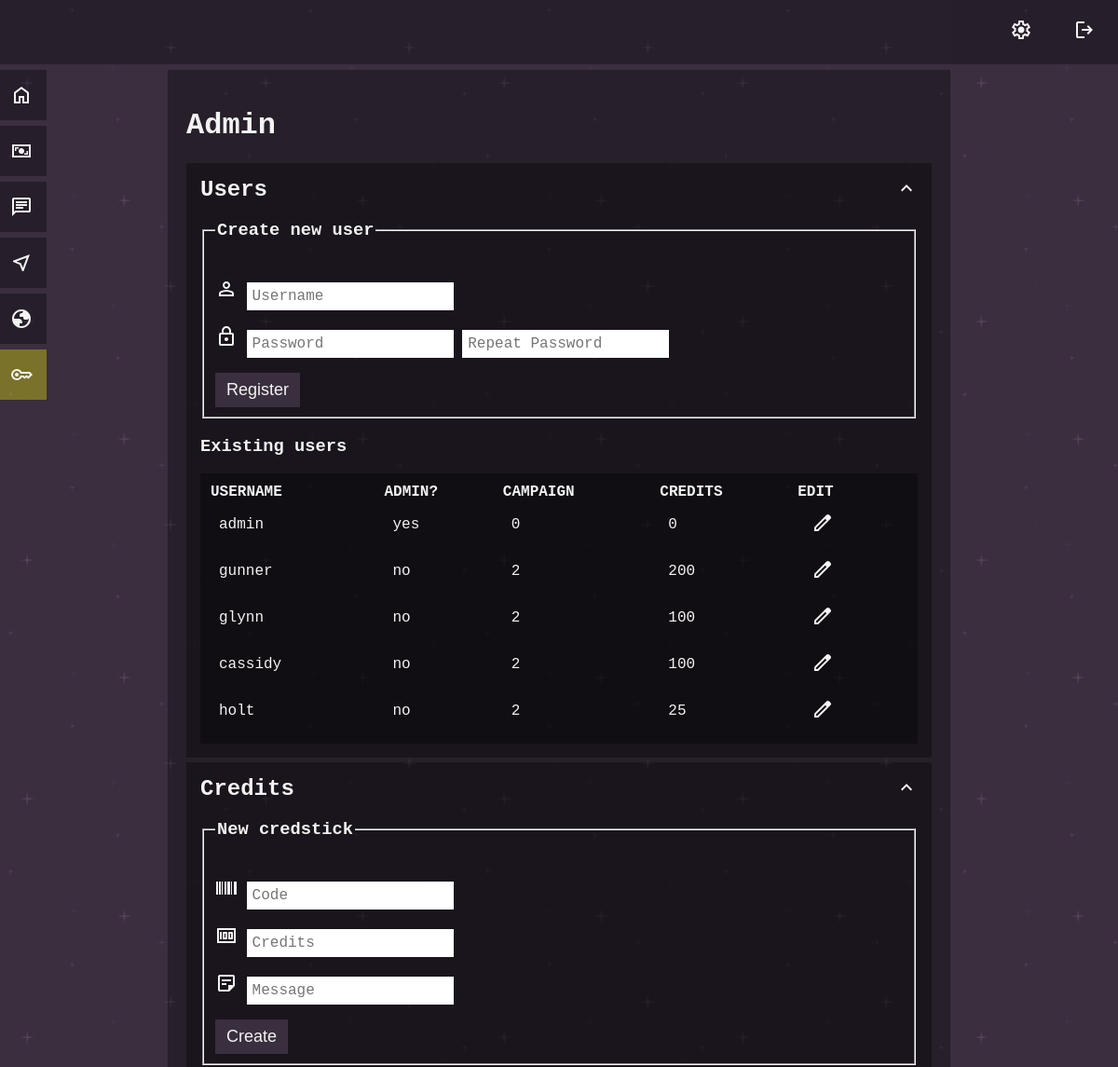
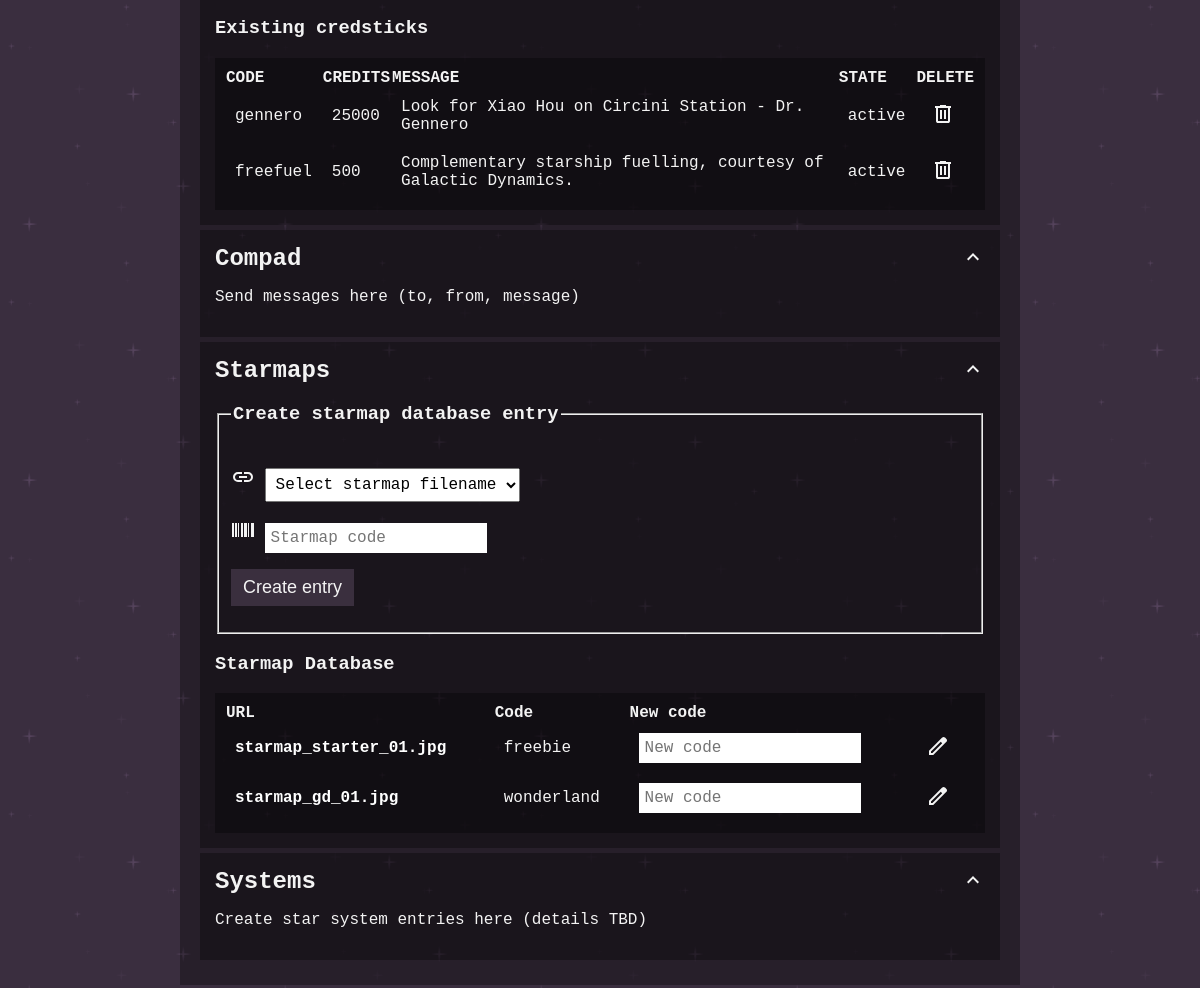
The page /admin (signed in) on the database its author committed (2 pictures, top to bottom).
### tables this page shows
CREATE TABLE users (
id INTEGER PRIMARY KEY AUTOINCREMENT NOT NULL,
username TEXT NOT NULL UNIQUE,
hash TEXT NOT NULL,
admin INTEGER DEFAULT 0,
credits INTEGER DEFAULT 0, campaign INTEGER);

CREATE TABLE credsticks (
id INTEGER PRIMARY KEY AUTOINCREMENT NOT NULL,
code TEXT NOT NULL UNIQUE,
credits INTEGER,
state INTEGER DEFAULT 0,
message TEXT
);

CREATE TABLE starmaps (
id INTEGER PRIMARY KEY AUTOINCREMENT NOT NULL,
url TEXT UNIQUE,
code TEXT UNIQUE
);

### app.py (the view)
@app.route("/admin")
@login_required
def admin():
    if session.get("admin") != 1:
        return render_template("error.html", error_message="administrator access only")
    user_list = db.execute("SELECT * FROM users ORDER BY id")
    credsticks_list = db.execute("SELECT * FROM credsticks ORDER BY id")
    starmap_directory = os.listdir(os.path.join(app.static_folder, 'starmaps'))
    starmap_urls = [file for file in starmap_directory if file.endswith('.jpg')]
    starmap_db = db.execute("SELECT * FROM starmaps;")
    starmap_db_urls = []
    for db_entry in starmap_db:
        starmap_db_urls.append(db_entry["url"])
    unassigned_starmaps = []
    for instance in starmap_urls:
        if instance not in starmap_db_urls:
            unassigned_starmaps.append(instance)
    return render_template(
        "admin.html",
        user_list=user_list,
        credsticks_list=credsticks_list,
        unassigned_starmaps=unassigned_starmaps,
        starmap_db=starmap_db,
        )

### app.py (called while the page is built)
@app.context_processor
def inject_admin_status():
    admin_status = session.get("admin", 0)
    return dict(admin=admin_status)

@app.after_request
def after_request(response):
    response.headers["Cache-Control"] = "no-cache, no-store, must-revalidate"
    response.headers["Expires"] = 0
    response.headers["Pragma"] = "no-cache"
    return response

### helpers.py (called while the page is built)
def login_required(f):
    @wraps(f)
    def decorated_function(*args, **kwargs):
        if session.get("user_id") is None:
            return redirect("/login")
        return f(*args, **kwargs)
    return decorated_function

### templates/admin.html (shortened to what this page needs)
{% extends "layout.html" %}
{% block main %}
<h1>Admin</h1>
<div class="darker">
    <h2 class="cursor_pointer" onclick="collapseSegment('admin_user_list', 'admin_user_list_expand')">
        Users
        <img class="float_right" id="admin_user_list_expand" src="static\icon-arrow-up.svg" />
    </h2>
    <div class="collapsible" id="admin_user_list">
        <div>
            <form action="/register" method="post">
                <fieldset>
                    <legend>
                        <h3>Create new user</h3>
                    </legend>
                    <p>
                        <img src="static\icon-user.svg" alt="username" />
                        <input autocomplete="off" name="username" placeholder="Username" type="text"
                            id="new_user_username" />
                    </p>
                    <p>
                        <img src="static\icon-lock.svg" alt="password" />
                        <input name="password" placeholder="Password" type="password" id="new_user_password" />
                        <input name="confirmation" placeholder="Repeat Password" type="password"
                            id="new_user_confirm_password" />
                    </p>
                    <button type="submit" class="ui_button" id="new_user_register_button">Register</button>
                </fieldset>
            </form>
        </div>
        <h3>Existing users</h3>
        <table class="dark_table">
            <thead>
                <tr>
                    <th>USERNAME</th>
                    <th>ADMIN?</th>
                    <th>CAMPAIGN</th>
                    <th>CREDITS</th>
                    <th>EDIT</th>
                </tr>
            </thead>
            <tbody>
                {% for entry in user_list %}
                <tr>
                    <td>
                        {{ entry.username }}
                    </td>
                    <td>
                        {% if entry.admin == 1 %}
                        {{ "yes" }}
                        {% else %}
                        {{ "no" }}
                        {% endif %}
                    </td>
                    <td>
                        {{ entry.campaign }}
                    </td>
                    <td>
                        {{ entry.credits }}
                    </td>
                    <td>
                        <form action="{{ url_for('edit_user', edit_user_id=entry.id)}}" method="GET"
                            style="display: inline;">
                            <button type="submit" class="cursor_pointer" style="border: none; background: none;"
                                id="edit_user_{{ entry.username }}">
                                <img src="static\icon-edit.svg" alt="edit" />
                            </button>
                        </form>
                    </td>
                </tr>
                {% endfor %}
            </tbody>
        </table>
    </div>
</div>
<div class="darker">
    <h2 class="cursor_pointer" onclick="collapseSegment('admin_credits', 'admin_credits_expand')">
        Credits
        <img class="float_right" id="admin_credits_expand" src="static\icon-arrow-up.svg" />
    </h2>
    <div class="collapsible" id="admin_credits">
        <div>
            <form action="/credstick" method="post">
                <fieldset>
                    <legend>
                        <h3>New credstick</h3>
                    </legend>
                    <p>
                        <img src="static\icon-code.svg" alt="code" />
                        <input autocomplete="off" name="credstick_code" placeholder="Code" type="text"
                            id="new_credstick_code" />
                    </p>
                    <p>
                        <img src="static\icon-money.svg" alt="value" />
                        <input name="credstick_credits" placeholder="Credits" type="number" id="new_credstick_value" />
                    </p>
                    <p>
                        <img src="static\icon-note.svg" alt="message" />
                        <input name="credstick_message" placeholder="Message" type="text" id="new_credstick_message" />
                    </p>
                    <button type="submit" class="ui_button" id="new_credstick_button">Create</button>
                </fieldset>
            </form>
        </div>
        <h3>Existing credsticks</h3>
        <table class="dark_table">
            <thead>
                <tr>
                    <th>CODE</th>
                    <th>CREDITS</th>
                    <th>MESSAGE</th>
                    <th>STATE</th>
                    <th>DELETE</th>
                </tr>
            </thead>
            <tbody>
                {% for stick in credsticks_list %}
                <tr>
                    <td>
                        {{ stick.code }}
                    </td>
                    <td>
                        {{ stick.credits }}
                    </td>
                    <td>
                        {{ stick.message }}
                    </td>
                    <td>
                        {% if stick.state == 0 %}
                        {{ "active" }}
                        {% else %}
                        {{ "redeemed" }}
                        {% endif %}
                    </td>
                    <td>
                        <form action="{{ url_for('remove_credstick', credstick_id=stick.id)}}" method="POST"
                            style="display: inline;">
                            <button type="submit" class="cursor_pointer" style="border: none; background: none;"
                                id="remove_credstick_{{ stick.code }}">
                                <img src="static\icon-bin.svg" alt="delete" />
                            </button>
                        </form>
                    </td>
                </tr>
                {% endfor %}
            </tbody>
        </table>
    </div>
</div>
<div class="darker">
    <h2 class="cursor_pointer" onclick="collapseSegment('admin_compad', 'admin_compad_expand')">
        Compad
        <img class="float_right" id="admin_compad_expand" src="static\icon-arrow-up.svg" />
    </h2>
    <div class="collapsible" id="admin_compad">
        <p>Send messages here (to, from, message)</p>
    </div>
</div>
<div class="darker">
    <h2 class="cursor_pointer" onclick="collapseSegment('admin_starmaps', 'admin_starmaps_expand')">
        Starmaps
        <img class="float_right" id="admin_starmaps_expand" src="static\icon-arrow-up.svg" />
    </h2>
    <div class="collapsible" id="admin_starmaps">
        <form action="/new_starmap_db_entry" method="post">
            <fieldset>
                <legend>
                    <h3>Create starmap database entry</h3>
                </legend>
                <p>
                    <img src="static\icon-link.svg" alt="code" />
                    <select name="new_starmap_entry_filename" id="new_starmap_entry_filename">
                        <option disabled selected>
                            Select starmap filename
                        </option>
                    </select>
                </p>
                <p>
                    <img src="static\icon-code.svg" alt="code" />
                    <input autocomplete="off" name="new_starmap_entry_code" placeholder="Starmap code" type="text"
                        id="new_starmap_entry_code" />
                </p>
                <p>
                    <button type="submit" class="ui_button" id="new_starmap_db_button">
                        Create entry
                    </button>
                </p>
            </fieldset>
        </form>
        <h3>Starmap Database</h3>
        <table class="dark_table">
            <thead>
                <tr>
                    <th>URL</th>
                    <th>Code</th>
                    <th>New code</th>
                    <th></th>
                </tr>
            </thead>
            <tbody>
                {% for starmap_db_entry in starmap_db %}
                <tr>
                    <td>
                        <a href="static/starmaps/{{ starmap_db_entry.url }}" target="_blank">{{ starmap_db_entry.url
                            }}</a>
                    </td>
                    <td>
                        {{ starmap_db_entry.code }}
                    </td>
                    <form action="{{ url_for('edit_starmap', starmap_id=starmap_db_entry.id)}}" method="POST"
                        style="display: inline;">
                        <td>
                            <input autocomplete="off" name="new_starmap_code" placeholder="New code" type="text"
                                id="new_code_starmap_{{ starmap_db_entry.id }}" />
                        </td>
                        <td>
                            <button type="submit" class="cursor_pointer" style="border: none; background: none;"
                                id="edit_starmap_{{ starmap_db_entry.id }}">
                                <img src="static\icon-edit.svg" alt="edit" />
                            </button>
                        </td>
                    </form>
                </tr>
                {% endfor %}
            </tbody>
        </table>
    </div>
</div>
<div class="darker">
    <h2 class="cursor_pointer" onclick="collapseSegment('admin_systems', 'admin_systems_expand')">
        Systems
        <img class="float_right" id="admin_systems_expand" src="static\icon-arrow-up.svg" />
    </h2>
    <div class="collapsible" id="admin_systems">
        <p>Create star system entries here (details TBD)</p>
    </div>
</div>
{% endblock %}

### templates/layout.html (shortened to what this page needs)
<!DOCTYPE html>
<html lang="en">
<head>
    <link href="{{ url_for('static', filename='style_default.css') }}" rel="stylesheet">
</head>
<body>
    <header>
        <div>
            {% if session['user_id'] %}
            <a href="/logout" class="float_right"><img src="{{ url_for('static', filename='icon-logout.svg') }}" alt="
                    log out" /></a>
            <a href="/account" class="float_right"><img src="{{ url_for('static', filename='icon-settings.svg') }}" alt="
                account settings" /></a>
            {% endif %}
        </div>
    </header>
    {% if session['user_id'] %}
    <nav>
        <a href="/" id="link_home">
            <img src="{{ url_for('static', filename='icon-home.svg') }}" class="float_right" alt="homepage link" />
        </a>
        <a href="/credits" id="link_credits">
            <img src="{{ url_for('static', filename='icon-credits.svg') }}" class="float_right" alt="credits link" />
        </a>
        <a href="/compad" id="link_compad">
            <img src="{{ url_for('static', filename='icon-compad.svg') }}" class="float_right" alt="compad link" /></a>
        <a href="/starmap" id="link_starmap">
            <img src="{{ url_for('static', filename='icon-starmap.svg') }}" class="float_right" alt="starmap link" />
        </a>
        <a href="/system" id="link_system">
            <img src="{{ url_for('static', filename='icon-system.svg') }}" class="float_right" alt="system link" />
        </a>
        {% if admin == 1 %}
        <a href="/admin" id="link_admin">
            <img src="{{ url_for('static', filename='icon-key.svg') }}" class="float_right" alt="admin page link" />
        </a>
        {% endif %}
    </nav>
    {% endif %}
    <main>
        {% block main %}{% endblock %}
    </main>
</body>
</html>

### static/style_default.css (style rules this page uses)
body { background-color: #392e40; background-image: url("darkPurple.png"); background-repeat: repeat; font-family: "Courier New", Courier, monospace; color: #f3f3f3; }
header { position: fixed; left: 0; top: 0; width: 100%; background-color: rgba(0, 0, 0, 0.33); padding: 20px; overflow: hidden; z-index: -1; }
header a, header span { float: left; text-align: center; padding-right: 44px; }
main { max-width: 800px; margin-left: auto; margin-right: auto; margin-top: 75px; background-color: rgba(0, 0, 0, 0.33); padding: 20px; }
nav { z-index: 1; position: fixed; left: -10px; top: 0px; }
nav a { position: absolute; left: -100px; transition: 0.3s; padding: 15px; width: 130px; text-decoration: none; font-size: 20px; color: #ffffff; background-color: rgba(0, 0, 0, 0.33); }
#link_home { top: 75px; }
#link_credits { top: 135px; }
#link_compad { top: 195px; }
#link_starmap { top: 255px; }
#link_system { top: 315px; }
#link_admin { top: 375px; background-color: rgba(255, 251, 0, 0.33); }
.darker { background-color: rgba(0, 0, 0, 0.33); padding: 15px; margin-top: 5px; margin-bottom: 5px; }
a { text-decoration: none; color: white; font-weight: bold; }
.float_right { float: right; }
.cursor_pointer { cursor: pointer; }
.collapsible { overflow: hidden; display: block; }
.dark_table { border: none; border-spacing: 0px; width: 100%; background-color: rgba(0, 0, 0, 0.33); padding: 10px; text-align: left; }
.dark_table td { padding: 10px; }
.ui_button, .warning_button { padding: 8px 12px; font-size: large; text-align: center; cursor: pointer; outline: none; color: #f3f3f3; background-color: rgba(58, 47, 62, 1); border: none; }
input { border: none; font-size: 16px; font-family: "Courier New", Courier, monospace; padding: 6px; }
select { font-size: 16px; font-family: "Courier New", Courier, monospace; padding: 6px; }

### templates/admin.html (style rules this page uses)
h2 { margin-top: 0px; margin-bottom: 0px; }

### rows shown on the page
users: username "admin", value "yes", campaign "0", credits "0"
users: username "gunner", value "no", campaign "2", credits "200"
users: username "glynn", value "no", campaign "2", credits "100"
users: username "cassidy", value "no", campaign "2", credits "100"
users: username "holt", value "no", campaign "2", credits "25"
credsticks: code "gennero", credits "25000", message "Look for Xiao Hou on Circini Station - Dr. Gennero", value "active"
credsticks: code "freefuel", credits "500", message "Complementary starship fuelling, courtesy of Galactic Dynamics.", value "active"
starmaps: url "starmap_starter_01.jpg", code "freebie"
starmaps: url "starmap_gd_01.jpg", code "wonderland"
